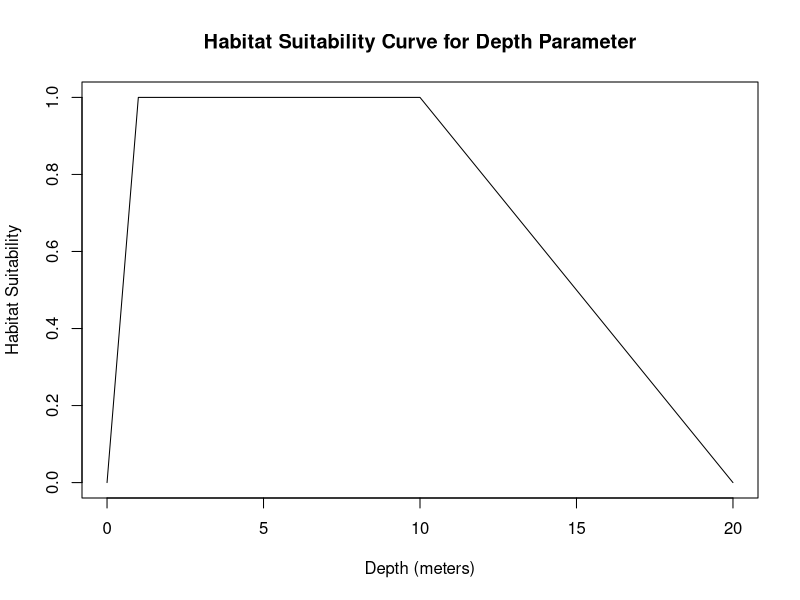
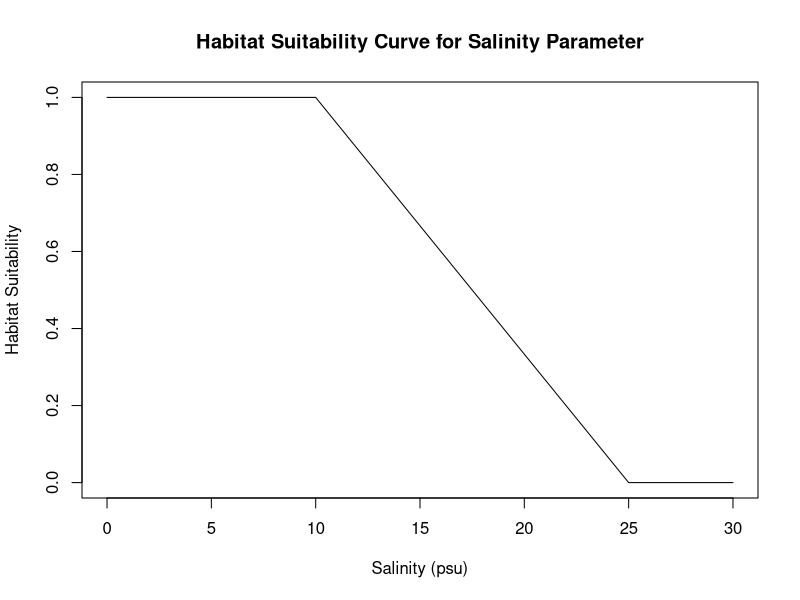
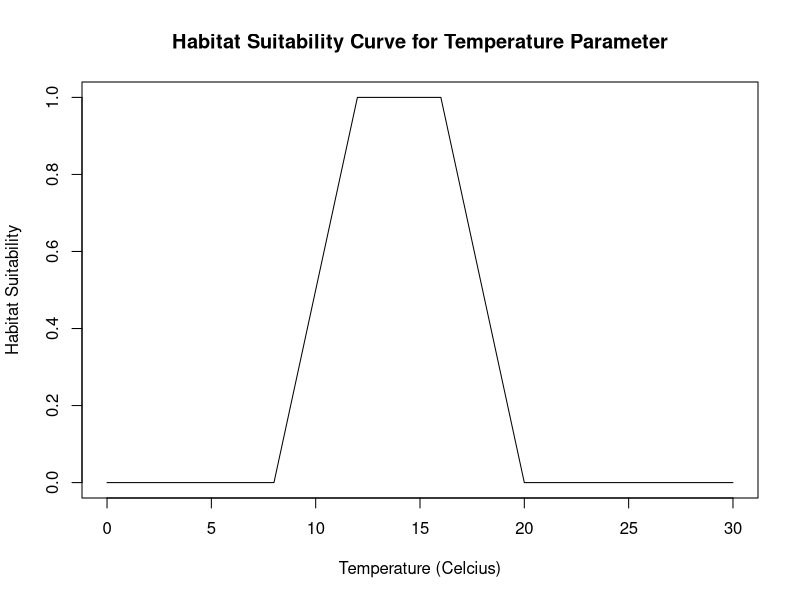
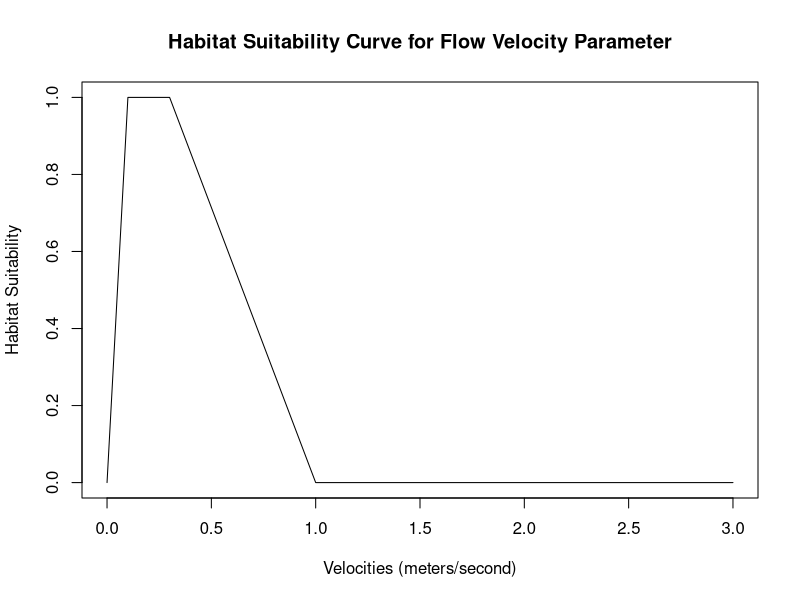
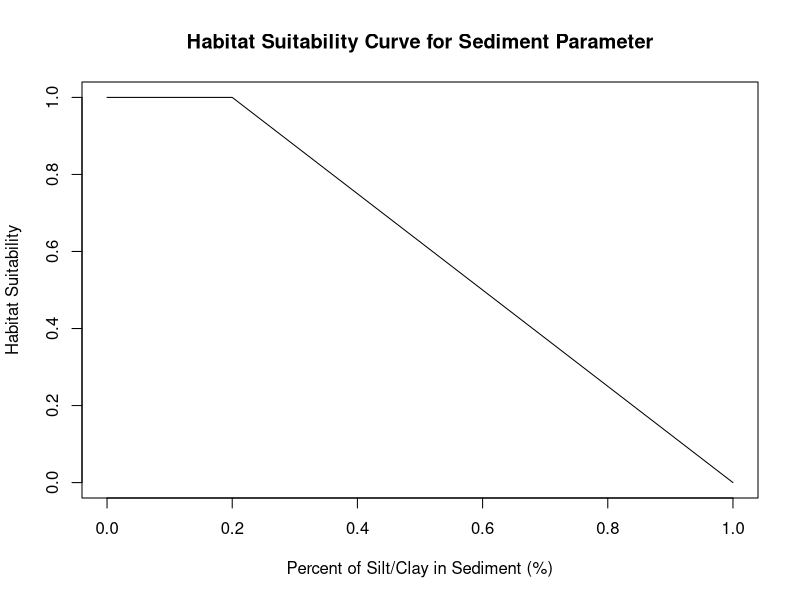

These charts were generated, in order, by the following R code:
## ---- chunk 1
#depth_range <- c(0.305,0.61)#in meters
depth <- (0.305+1)/2 #average between min & max
depth_suitability_curve <- function(depth) {
  # Define the optimal range for depth
  optimal_depth_range <- c(1, 10) # meters

  # Define the lower and upper thresholds for depth
  lower_threshold <- 0 # meters
  upper_threshold <- 20 # meters

  # Compute the habitat suitability score based on depth
  if (depth < lower_threshold | depth > upper_threshold) {
    suitability_score <- 0
  } else if (depth >= optimal_depth_range[1] & depth <= optimal_depth_range[2]) {
    suitability_score <- 1
  } else if (depth < optimal_depth_range[1]) {
    suitability_score <- (depth - lower_threshold) / (optimal_depth_range[1] - lower_threshold)
  } else if (depth > optimal_depth_range[2]) {
    suitability_score <- (upper_threshold - depth) / (upper_threshold - optimal_depth_range[2])
  }

  return(suitability_score)
}
plot_depth_suitability_curve <- function() {
  # Define the range of depths to plot
  depths <- seq(0, 20, by = 0.01)

  # Compute the habitat suitability score for each depth value
  suitability_scores <- sapply(depths, depth_suitability_curve)

  # Plot the suitability scores as a curve
  plot(depths, suitability_scores, type = "l", xlab = "Depth (meters)", ylab = "Habitat Suitability", ylim=c(0,1),
       main = "Habitat Suitability Curve for Depth Parameter")
}
plot_depth_suitability_curve()
## ---- chunk 2
#optimal Salinity range from 0.0psu-0.5psu
Salinity <- (0+0.5)/2 #average between min & max
salinity_suitability_curve <- function(Salinity) {
  # Define the optimal range for Salinity
  optimal_salinity_range <- c(0, 10) #psu

  # Define the lower and upper thresholds for Salinity
  lower_threshold <- 0 # psu
  upper_threshold <- 25 # psu

  # Compute the habitat suitability score based on Salinity
  if (Salinity < lower_threshold | Salinity > upper_threshold) {
    suitability_score <- 0
  } else if (Salinity >= optimal_salinity_range[1] & Salinity <= optimal_salinity_range[2]) {
    suitability_score <- 1
  } else if (Salinity < optimal_salinity_range[1]) {
    suitability_score <- (Salinity - lower_threshold) / (optimal_salinity_range[1] - lower_threshold)
  } else if (Salinity > optimal_salinity_range[2]) {
    suitability_score <- (upper_threshold - Salinity) / (upper_threshold - optimal_salinity_range[2])
  }

  return(suitability_score)
}
plot_salinity_suitability_curve <- function() {
  # Define the range of Salinities to plot
  Salinities <- seq(0, 30, by = 0.01)

  # Compute the habitat suitability score for each depth value
  suitability_scores <- sapply(Salinities, salinity_suitability_curve)

  # Plot the suitability scores as a curve
  plot(Salinities, suitability_scores, type = "l", xlab = "Salinity (psu)", ylab = "Habitat Suitability", ylim=c(0,1),
       main = "Habitat Suitability Curve for Salinity Parameter")
}
plot_salinity_suitability_curve()
## ---- chunk 3
#optimal temperature range from 0.0psu-0.5psu
temperature <- (6+15)/2 #average between min & max
temperature_suitability_curve <- function(temperature,optimal_temp_range) {
  # Define the optimal range for temperature
  optimal_temp_range <- c(12,16) #celcius

  # Define the lower and upper thresholds for temperature
  lower_threshold <- 8 # psu
  upper_threshold <- 20 # psu

  # Compute the habitat suitability score based on temperature
  if (temperature < lower_threshold | temperature > upper_threshold) {
    suitability_score <- 0
  } else if (temperature >= optimal_temp_range[1] & temperature <= optimal_temp_range[2]) {
    suitability_score <- 1
  } else if (temperature < optimal_temp_range[1]) {
    suitability_score <- (temperature - lower_threshold) / (optimal_temp_range[1] - lower_threshold)
  } else if (temperature > optimal_temp_range[2]) {
    suitability_score <- (upper_threshold - temperature) / (upper_threshold - optimal_temp_range[2])
  }

  return(suitability_score)
}
plot_temperature_suitability_curve <- function() {
  # Define the range of temperature to plot
  temps <- seq(0, 30, by = 0.01)

  # Compute the habitat suitability score for each depth value
  suitability_scores <- sapply(temps, temperature_suitability_curve)

  # Plot the suitability scores as a curve
  plot(temps, suitability_scores, type = "l", xlab = "Temperature (Celcius)", ylab = "Habitat Suitability", ylim=c(0,1),
       main = "Habitat Suitability Curve for Temperature Parameter")
}
plot_temperature_suitability_curve()
## ---- chunk 4
#depth_range <- c(0.305,0.61)#in meters
flow_velocity <- (0.3-0.9)/2 #average between min & max
flow_velocity_suitability <- function(flow_velocity) {
  # Define the optimal range for depth
  optimal_velocity_range <- c(0.1, 0.3) # meters/second

  # Define the lower and upper thresholds for depth
  lower_threshold <- 0 # meters/second
  upper_threshold <- 1.0 # meters/second

  # Compute the habitat suitability score based on depth
  if (flow_velocity < lower_threshold | flow_velocity > upper_threshold) {
    suitability_score <- 0
  } else if (flow_velocity >= optimal_velocity_range[1] & flow_velocity <= optimal_velocity_range[2]) {
    suitability_score <- 1
  } else if (flow_velocity < optimal_velocity_range[1]) {
    suitability_score <- (flow_velocity - lower_threshold) / (optimal_velocity_range[1] - lower_threshold)
  } else if (flow_velocity > optimal_velocity_range[2]) {
    suitability_score <- (upper_threshold - flow_velocity) / (upper_threshold - optimal_velocity_range[2])
  }

  return(suitability_score)
}
plot_Velocity_suitability_curve <- function() {
  # Define the range of depths to plot
  velocities <- seq(0,3, by = 0.01)

  # Compute the habitat suitability score for each depth value
  suitability_scores <- sapply(velocities, flow_velocity_suitability)

  # Plot the suitability scores as a curve
  plot(velocities, suitability_scores, type = "l", xlab = "Velocities (meters/second)", ylab = "Habitat Suitability", ylim=c(0,1),
       main = "Habitat Suitability Curve for Flow Velocity Parameter")
}
plot_Velocity_suitability_curve()
## ---- chunk 5
#depth_range <- c(0.305,0.61)#in meters
SiltClay_per <- (0-0.1)/2 #average between min & max
siltclay_suitability <- function(SiltClay_per) {
  # Define the optimal range for depth
  optimal_siltclay_range <- c(0, 0.2) # percent

  # Define the lower and upper thresholds for silt clay percentage
  lower_threshold <- 0 # meters/second
  upper_threshold <- 1 # meters/second

  # Compute the habitat suitability score based on depth
  if (SiltClay_per < lower_threshold | SiltClay_per > upper_threshold) {
    suitability_score <- 0
  } else if (SiltClay_per >= optimal_siltclay_range[1] & SiltClay_per <= optimal_siltclay_range[2]) {
    suitability_score <- 1
  } else if (SiltClay_per < optimal_siltclay_range[1]) {
    suitability_score <- (SiltClay_per - lower_threshold) / (optimal_siltclay_range[1] - lower_threshold)
  } else if (SiltClay_per > optimal_siltclay_range[2]) {
    suitability_score <- (upper_threshold - SiltClay_per) / (upper_threshold - optimal_siltclay_range[2])
  }

  return(suitability_score)
}
plot_SiltClay_suitability_curve <- function() {
  # Define the range of depths to plot
  siltclay_percentile <- seq(0,1, by = 0.01)

  # Compute the habitat suitability score for each depth value
  suitability_scores <- sapply(siltclay_percentile, siltclay_suitability)

  # Plot the suitability scores as a curve
  plot(siltclay_percentile, suitability_scores, type = "l", xlab = "Percent of Silt/Clay in Sediment (%)", ylab = "Habitat Suitability", ylim=c(0,1),
       main = "Habitat Suitability Curve for Sediment Parameter")
}
plot_SiltClay_suitability_curve()
